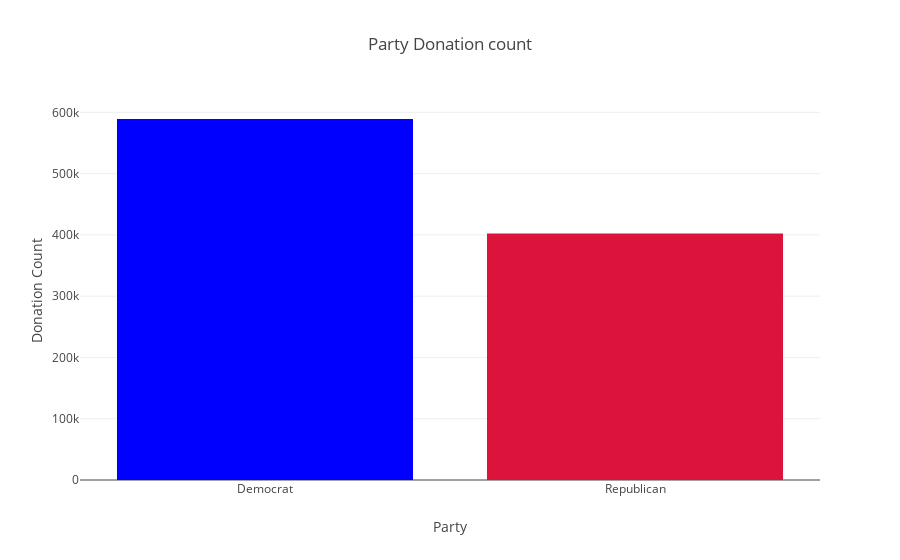

Notebook code cell kept with this figure:
### Code cell
# Count number of donations to party
donor_df.groupby(['party'])['contb_receipt_amt'].count().sort_values(ascending=False)
party_donation_count = donor_df.groupby(['party'])['contb_receipt_amt'].count().sort_values(ascending=False)
i = 0
for count in party_donation_count:
    print(f'The {party_donation_count.index[i]} party received {count:.0f} total donations.')
    print()
    i += 1

xaxis = 'Party'
yaxis = 'Donation Count'
title = 'Party Donation count'
plot_bar(party_donation_count, xaxis, yaxis, title)

### Figure 1 — Plotly figure (JSON) as saved in the notebook; plotly's stock layout.template omitted (floating-point values rounded to 4 significant figures)
{"data": [{"marker": {"color": ["blue", "crimson"]}, "type": "bar", "uid": "1e88429f-c091-41fb-bea3-202d0bc5ac8c", "x": ["Democrat", "Republican"], "y": [589127, 402348]}], "layout": {"title": {"text": "Party Donation count"}, "xaxis": {"autorange": true, "range": [-0.5, 1.5], "title": {"text": "Party"}, "type": "category"}, "yaxis": {"autorange": true, "range": [0, 620100.0], "title": {"text": "Donation Count"}, "type": "linear"}}}
